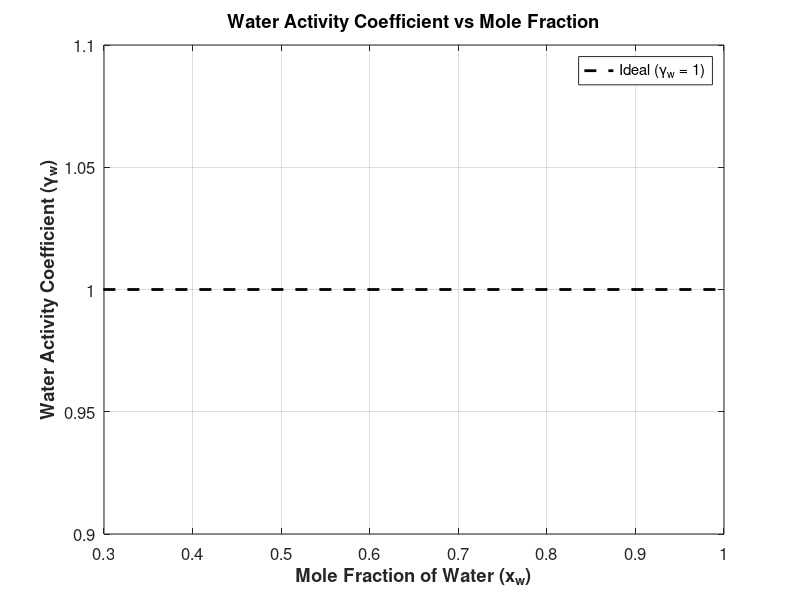
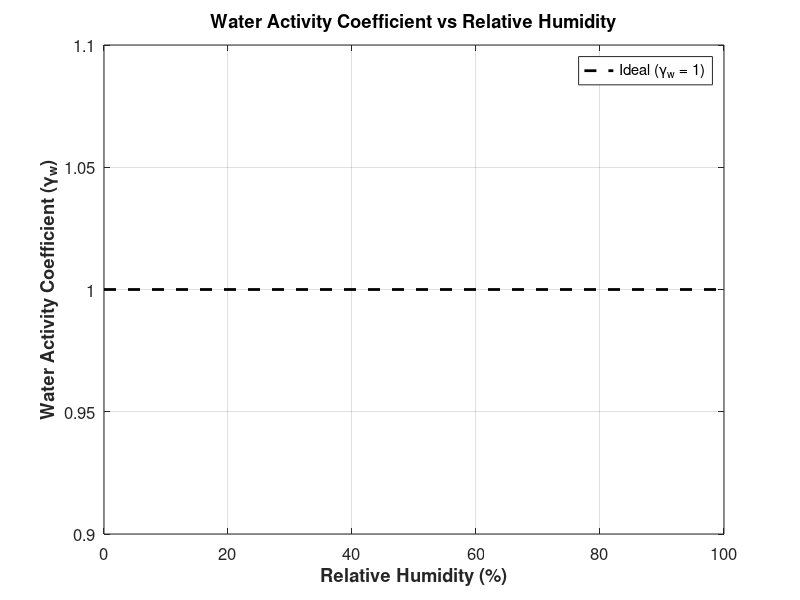
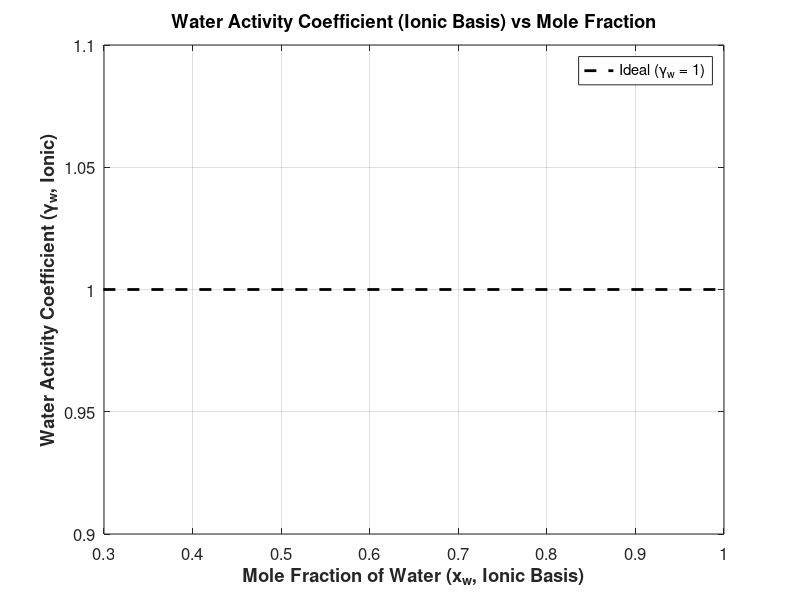
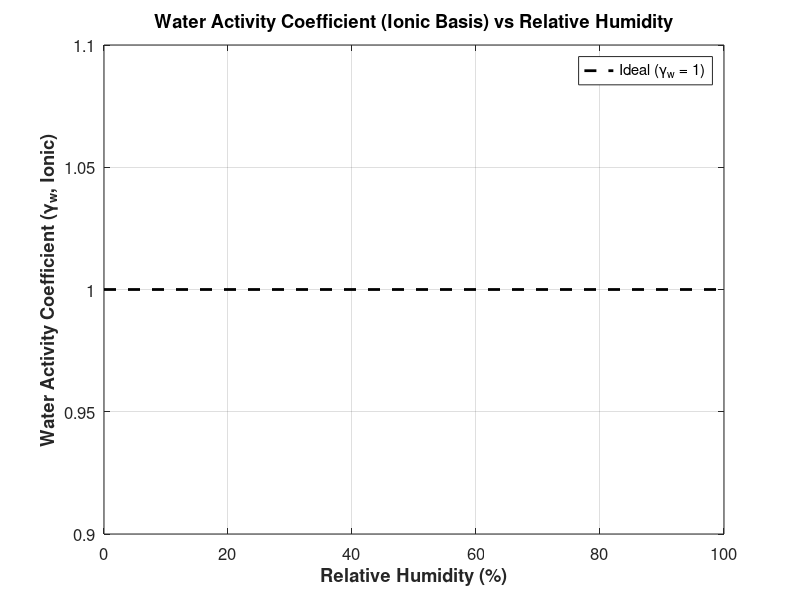

The MATLAB script that drew these images, in order:
close all 
clear
clc 

% Add calculate_mf and util folders to path
[filepath,~,~] = fileparts(mfilename('fullpath'));
addpath(fullfile(filepath, '..', 'calculate_mf'));
addpath(fullfile(filepath, '..', 'util'));

% Define output directory for figures
fig_out_dir = fullfile(filepath, '..', 'figures');
if ~exist(fig_out_dir, 'dir')
    mkdir(fig_out_dir);
end

T = 25; 
MWw = 18.015;

% Define all salts with their molecular weights, valid RH ranges, and ION COUNTS
% Format: {salt_name, MW, RH_min, RH_max, function_name, function_args, num_cations, num_anions}
% function_args: 0 = no args, 1 = needs T

salt_data = {
    % Endothermic salts
    {'NaCl', 58.443, 0.765, 0.99, 'calculate_mf_NaCl_', 0, 1, 1};
    {'KCl', 74.551, 0.855, 0.99, 'calculate_mf_KCl_', 0, 1, 1};
    {'NH4Cl', 53.491, 0.815, 0.99, 'calculate_mf_NH4Cl_', 0, 1, 1};
    {'CsCl', 168.363, 0.82, 0.99, 'calculate_mf_CsCl_', 0, 1, 1};
    {'NaNO3', 85.00, 0.971, 0.995, 'calculate_mf_NaNO3_', 0, 1, 1};
    {'AgNO3', 169.87, 0.865, 0.99, 'calculate_mf_AgNO3_', 0, 1, 1};
    {'KI', 165.998, 0.975, 0.995, 'calculate_mf_KI_', 0, 1, 1};
    {'LiNO3', 68.95, 0.736, 0.99, 'calculate_mf_LiNO3', 0, 1, 1};
    % {'NH4NO3', 80.043, 0.118, 0.732, 'calculate_mf_NH4NO3', 0, 1, 1};
    {'KNO3', 101.10, 0.932, 0.995, 'calculate_mf_KNO3', 0, 1, 1};
    {'NaClO4', 122.44, 0.778, 0.99, 'calculate_mf_NaClO4', 0, 1, 1};
    {'KClO3', 122.55, 0.981, 0.995, 'calculate_mf_KClO3', 0, 1, 1};
    {'NaBr', 102.89, 0.614, 0.99, 'calculate_mf_NaBr', 0, 1, 1};
    {'NaI', 149.89, 0.581, 0.99, 'calculate_mf_NaI', 0, 1, 1};
    {'KBr', 119.00, 0.833, 0.99, 'calculate_mf_KBr', 0, 1, 1};
    {'RbCl', 120.92, 0.743, 0.99, 'calculate_mf_RbCl', 0, 1, 1};
    {'CsBr', 212.81, 0.848, 0.99, 'calculate_mf_CsBr', 0, 1, 1};
    {'CsI', 259.81, 0.913, 0.995, 'calculate_mf_CsI', 0, 1, 1};
    
    % Exothermic salts
    {'LiCl', 42.4, 0.12, 0.9, 'calculate_mf_LiCl', 1, 1, 1};
    {'LiOH', 24, 0.85, 0.9, 'calculate_mf_LiOH', 0, 1, 1};
    {'NaOH', 40, 0.23, 0.9, 'calculate_mf_NaOH', 0, 1, 1};
    {'HCl', 36.5, 0.17, 0.9, 'calculate_mf_HCl', 0, 1, 1};
    {'CaCl2', 111, 0.31, 0.9, 'calculate_mf_CaCl', 1, 1, 2};
    {'MgCl2', 95.2, 0.33, 0.9, 'calculate_mf_MgCl', 0, 1, 2};
    {'MgNO3', 148.3, 0.55, 0.9, 'calculate_mf_MgNO3', 0, 1, 2};
    {'LiBr', 86.85, 0.07, 0.9, 'calculate_mf_LiBr', 0, 1, 1};
    {'ZnCl2', 136.3, 0.07, 0.8, 'calculate_mf_ZnCl', 0, 1, 2};
    {'ZnI2', 319.18, 0.25, 0.9, 'calculate_mf_ZnI', 0, 1, 2};
    {'ZnBr2', 225.2, 0.08, 0.85, 'calculate_mf_ZnBr', 0, 1, 2};
    {'LiI', 133.85, 0.18, 0.9, 'calculate_mf_LiI', 0, 1, 1};
    
    % Sulfates
    {'Na2SO4', 142.04, 0.8990, 0.9957, 'calculate_mf_Na2SO4_', 0, 2, 1};
    {'K2SO4', 174.26, 0.9720, 0.9958, 'calculate_mf_K2SO4_', 0, 2, 1};
    {'NH42SO4', 132.14, 0.8310, 0.9959, 'calculate_mf_NH42SO4_', 0, 2, 1};
    {'MgSO4', 120.37, 0.9050, 0.9960, 'calculate_mf_MgSO4_', 0, 1, 1};
    {'MnSO4', 151.00, 0.8620, 0.9961, 'calculate_mf_MnSO4_', 0, 1, 1};
    {'Li2SO4', 109.94, 0.8530, 0.9956, 'calculate_mf_Li2SO4_', 0, 2, 1};
    {'NiSO4', 154.75, 0.9390, 0.9962, 'calculate_mf_NiSO4_', 0, 1, 1};
    {'CuSO4', 159.61, 0.9750, 0.9963, 'calculate_mf_CuSO4_', 0, 1, 1};
    {'ZnSO4', 161.44, 0.9130, 0.9962, 'calculate_mf_ZnSO4_', 0, 1, 1};
    
    % Nitrates (additional)
    {'BaNO3', 261.34, 0.9859, 0.9958, 'calculate_mf_BaNO3', 0, 1, 2};
    {'CaNO3', 164.09, 0.6464, 0.9955, 'calculate_mf_CaNO3', 0, 1, 2};
    
    % Halides (additional)
    {'CaBr2', 199.89, 0.6395, 0.9540, 'calculate_mf_CaBr2', 0, 1, 2};
    {'CaI2', 293.89, 0.8321, 0.9524, 'calculate_mf_CaI2', 0, 1, 2};
    {'SrCl2', 158.53, 0.8059, 0.9778, 'calculate_mf_SrCl2', 0, 1, 2};
    {'SrBr2', 247.43, 0.7776, 0.9571, 'calculate_mf_SrBr2', 0, 1, 2};
    {'SrI2', 341.43, 0.6785, 0.9569, 'calculate_mf_SrI2', 0, 1, 2};
    {'BaCl2', 208.23, 0.9375, 0.9731, 'calculate_mf_BaCl2', 0, 1, 2};
    {'BaBr2', 297.14, 0.8221, 0.9587, 'calculate_mf_BaBr2', 0, 1, 2};
    
    % Chlorates
    {'LiClO4', 106.39, 0.7775, 0.9869, 'calculate_mf_LiClO4', 0, 1, 1};
};

% Process each salt
num_points = 100;
all_salts_data = struct();

if isempty(salt_data)
    error('salt_data is empty!');
end

for s = 1:length(salt_data)
    salt_name = salt_data{s}{1};
    MW = salt_data{s}{2};
    RH_min = salt_data{s}{3};
    RH_max = salt_data{s}{4};
    func_name = salt_data{s}{5};
    func_args = salt_data{s}{6};
    
    % Get Ion counts
    n_cat = salt_data{s}{7};
    n_an  = salt_data{s}{8};
    nu = n_cat + n_an; % Total number of dissociated ions
    
    % Create RH vector
    RH_vec = linspace(RH_min + 0.001, RH_max - 0.001, num_points);
    
    % Initialize arrays
    mf_salt = zeros(size(RH_vec));
    mf_water = zeros(size(RH_vec));
    
    x_water_mol = zeros(size(RH_vec)); % Molecular basis
    x_water_ion = zeros(size(RH_vec)); % Ionic basis
    
    % Calculate for each RH value
    success = true;
    for i = 1:length(RH_vec)
        try
            if func_args == 1
                mf_salt(i) = feval(func_name, RH_vec(i), T);
            else
                mf_salt(i) = feval(func_name, RH_vec(i));
            end
            mf_water(i) = 1 - mf_salt(i);
            
            % Moles of water and salt (per unit mass basis)
            n_w = mf_water(i) / MWw;
            n_s = mf_salt(i) / MW;
            
            % 1. Molecular Definition: x_w = n_w / (n_w + n_s)
            x_water_mol(i) = n_w / (n_w + n_s);
            
            % 2. Ionic Definition: x_w = n_w / (n_w + nu * n_s)
            x_water_ion(i) = n_w / (n_w + (nu * n_s));
            
        catch ME
            warning('Error processing %s at RH=%.4f: %s', salt_name, RH_vec(i), ME.message);
            success = false;
            break;
        end
    end
    
    if success
        % Calculate Activity Coefficients (gamma = a_w / x_w)
        gamma_w_mol = RH_vec ./ x_water_mol;
        gamma_w_ion = RH_vec ./ x_water_ion;
        
        % Store data
        all_salts_data.(salt_name) = struct();
        all_salts_data.(salt_name).RH = RH_vec;
        
        all_salts_data.(salt_name).x_water_mol = x_water_mol;
        all_salts_data.(salt_name).gamma_w_mol = gamma_w_mol;
        
        all_salts_data.(salt_name).x_water_ion = x_water_ion;
        all_salts_data.(salt_name).gamma_w_ion = gamma_w_ion;
        
        all_salts_data.(salt_name).mf_water = mf_water;
        all_salts_data.(salt_name).mf_salt = mf_salt;
        all_salts_data.(salt_name).MW = MW;
        all_salts_data.(salt_name).nu = nu;
        all_salts_data.(salt_name).display_name = salt_name;
    end
end

salt_names = fieldnames(all_salts_data);
num_salts = length(salt_names);
fprintf('Successfully processed %d salts\n', num_salts);

% --- Color Generation ---
colors = zeros(num_salts, 3);
golden_angle = 0.38196601125; 

for i = 1:num_salts
    hue = mod((i-1) * golden_angle, 1.0);
    sat_cycle = mod(i, 3);
    if sat_cycle == 1, saturation = 0.85 + 0.15 * sin(i * 0.5); 
    elseif sat_cycle == 2, saturation = 0.70 + 0.15 * cos(i * 0.3);
    else, saturation = 0.55 + 0.20 * sin(i * 0.7);
    end
    saturation = max(0.5, min(1.0, saturation));
    
    val_cycle = mod(i, 4);
    if val_cycle == 1, value = 0.90 + 0.10 * cos(i * 0.4);
    elseif val_cycle == 2, value = 0.80 + 0.15 * sin(i * 0.6);
    elseif val_cycle == 3, value = 0.70 + 0.20 * cos(i * 0.5);
    else, value = 0.65 + 0.25 * sin(i * 0.8);
    end
    value = max(0.65, min(1.0, value));
    colors(i,:) = hsv2rgb([hue, saturation, value]);
end

%% --- PLOTTING LOGIC ---

% Definitions mapping
definitions = {'mol', 'ion'};

for d = 1:length(definitions)
    mode = definitions{d};
    
    % Determine Titles and Filenames based on mode
    if strcmp(mode, 'mol')
        % ORIGINAL naming for the standard molecular definition
        title_suffix = ''; 
        file_suffix  = '';
        xlabel_str   = 'Mole Fraction of Water (x_w)';
        ylabel_str   = 'Water Activity Coefficient (\gamma_w)';
    else
        % Explicit naming for the ionic definition
        title_suffix = ' (Ionic Basis)';
        file_suffix  = '_Ionic';
        xlabel_str   = 'Mole Fraction of Water (x_w, Ionic Basis)';
        ylabel_str   = 'Water Activity Coefficient (\gamma_w, Ionic)';
    end
    
    x_field = ['x_water_' mode];
    gamma_field = ['gamma_w_' mode];
    
    %% Plot Gamma vs Mole Fraction
    figure('Position', [100, 100, 1200, 800]);
    hold on; grid on; box on;
    
    for s = 1:num_salts
        salt_name = salt_names{s};
        data = all_salts_data.(salt_name);
        plot(data.(x_field), data.(gamma_field), 'LineWidth', 2.5, ...
             'DisplayName', data.display_name, 'color', colors(s,:));
    end
    
    plot([0 1], [1 1], 'k--', 'LineWidth', 2, 'DisplayName', 'Ideal (\gamma_w = 1)')
    xlabel(xlabel_str, 'FontSize', 14, 'FontWeight', 'bold')
    ylabel(ylabel_str, 'FontSize', 14, 'FontWeight', 'bold')
    title(['Water Activity Coefficient' title_suffix ' vs Mole Fraction'], 'FontSize', 16, 'FontWeight', 'bold')
    legend('Location', 'best', 'FontSize', 8, 'NumColumns', 3)
    xlim([0.3 1.0])
    set(gca, 'FontSize', 12)
    set(gcf, 'color', 'w');
    
    % Save
    filename = sprintf('Activity_Coefficient%s_vs_MoleFraction', file_suffix);
    print(fullfile(fig_out_dir, filename), '-dpng', '-r600')
    
    %% Plot Gamma vs RH
    figure('Position', [150, 150, 1200, 800]);
    hold on; grid on; box on;
    
    for s = 1:num_salts
        salt_name = salt_names{s};
        data = all_salts_data.(salt_name);
        plot(data.RH*100, data.(gamma_field), 'LineWidth', 2.5, ...
             'DisplayName', data.display_name, 'color', colors(s,:));
    end
    
    plot([0 100], [1 1], 'k--', 'LineWidth', 2, 'DisplayName', 'Ideal (\gamma_w = 1)')
    xlabel('Relative Humidity (%)', 'FontSize', 14, 'FontWeight', 'bold')
    ylabel(ylabel_str, 'FontSize', 14, 'FontWeight', 'bold')
    title(['Water Activity Coefficient' title_suffix ' vs Relative Humidity'], 'FontSize', 16, 'FontWeight', 'bold')
    legend('Location', 'best', 'FontSize', 8, 'NumColumns', 3)
    xlim([0 100])
    set(gca, 'FontSize', 12)
    set(gcf, 'color', 'w');
    
    % Save
    filename = sprintf('Activity_Coefficient%s_vs_RH', file_suffix);
    print(fullfile(fig_out_dir, filename), '-dpng', '-r600')
    
end

disp('All plots generated successfully in: ../figures/')